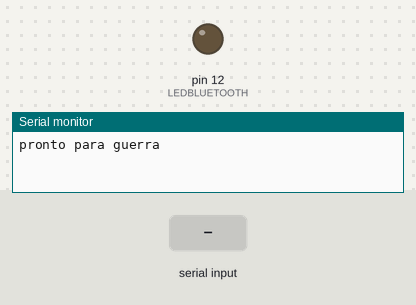
Bench run of a sketch on a simulated Arduino Uno, built with avr-gcc and run on an emulated ATmega328P. On the bench: output pins drawn as LEDs (lit = HIGH), the last lines printed to the serial monitor. Inputs (shaded band) come from the test bench.

Above: at 1.2 s.
1.3 s: "1" received over the second serial link
At 2.7 s:
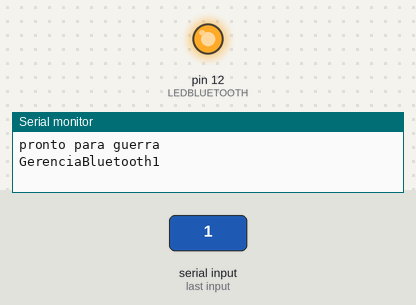
Timing chart, 0 to 4.3 s (numbered marks = the images above; inputs shaded):
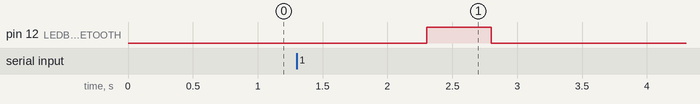

The sketch:

NetflixSwitch.ino
```cpp
#include <SoftwareSerial.h>
#include <IRremote.h>

SoftwareSerial BT(10, 11);
IRsend irsend;
int count = 0;
const String varControle = "CONTROLE";
int LEDBLUETOOTH = 12;
int LEDLEITOR = 12;
int inPin = 3;
int RECV_PIN = 13;
String leituraControle;
IRrecv irrecv(RECV_PIN);
decode_results results;
bool configControle = false;
bool enviarValores = false;

void setup()
{
  /**********************************/
  /* PREPARANDO BLUETOOTH  */
  BT.begin(9600);
  pinMode(LEDBLUETOOTH, OUTPUT);
  /**********************************/
  /* PREPARANDO IR  */
  irrecv.enableIRIn();
  Serial.begin(9600);
  /**********************************/
  pinMode(inPin, INPUT);
  Serial.println("pronto para guerra");
}

void dump(decode_results *results)
{
  count = results->rawlen;
  if(results->bits > 0)
  {
      leituraControle =  String(results->value, HEX);
      BT.println(leituraControle);
      configControle = false;
  }
}

void acendeLed(int valorLed,int TempoDelay)
{
    digitalWrite (valorLed, HIGH);
    delay (TempoDelay);
    digitalWrite (valorLed, LOW);
}
String str;

void gerenciaBluetooth()
{
    if (BT.available())
    {
      str = BT.readString();
      str.trim();
      Serial.println("GerenciaBluetooth"+ str);
      if(str.equals(varControle))
      {
           configControle = true;
           acendeLed(LEDBLUETOOTH,2000);
           enviarValores = false;
      }else{
           configControle = false;
           acendeLed(LEDBLUETOOTH,500);
           enviarValores = false;
           const char *cstr = str.c_str();
           long unsigned valorConvertidoLong = strtoul(cstr, 0, 16);
           irsend.sendNEC(valorConvertidoLong, 32);
           BT.println("ENVIADO");
      }
    }
}
void gerenciaControleRemoto()
{
  if (irrecv.decode(&results))
  {
      dump(&results);
      irrecv.resume();
  }
}

void loop()
{
    if(configControle)
    {
       gerenciaControleRemoto();
    }else{
       gerenciaBluetooth();
    }
}
```

Measured:
- after the input at 1.3 s, pin 12 (LEDBLUETOOTH): LOW → HIGH after 1.0 s, → LOW 0.50 s later
